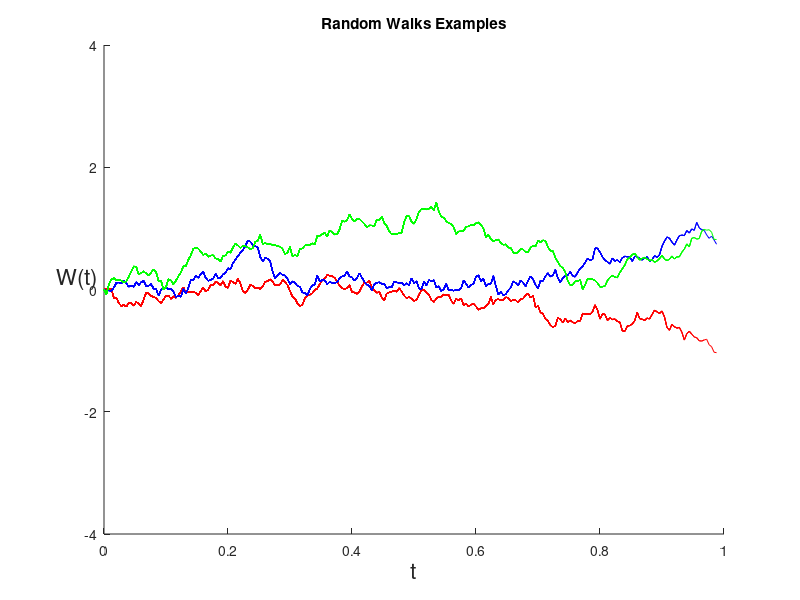

Recreate this plot in MATLAB. (Note: this script raises an error after producing the figure.)
%BPATH Brownian path simulation: 
% Adapted from bpath2.m as given in the paper
%
% Higham., D.,
% An Algorithmic Introduction to Numerical Simulation of Stochastic Differential Equations
% SIAM Review
% Volume 43
% Number 3
% pages 525-546
% 2001
% doi 10.1137/S0036144500378302
% http://dx.doi.org/10.1137/S0036144500378302
%

% Script to generate the path for a Brownian motion and plot it.

%randn('state',100)          % set the state of randn
T=1; N=250; dt=T/N;          % Set up the bounds
skip = 5;                    % Plot every "skip" time steps.
colours = ['r-';'b-';'g-'];   % Define the colours to plot in
timeValues = 0:dt:T;         % Set up the time values

% Set up the plotting window so it looks all nice and proper like.
clf;
axis([0 T -4 4])
xlabel('t','FontSize',16)
ylabel('W(t)','FontSize',16,'Rotation',0)
title('Random Walks Examples')
hold on
clear F;

frameNumber = 1;
for runNumber = 1:size(colours,1),
    
    currentRun = colours(runNumber,:);
    %printf('Printing using colour %s\n',currentRun)
    
    % Generate a sample Brownian motion.
    dW=sqrt(dt)*randn(1,N);     % increments
    W=cumsum(dW);               % cumulative sum

    % Plot it in time.
    for k=2:skip:size(W,2),
        plot(timeValues(1:k+1),[0,W(1:k)],currentRun)   % plot W against t
        drawnow
        F(frameNumber) = getframe(gcf);
        frameNumber = frameNumber + 1;
    end
    
end

%movie(F)

%writerObj = VideoWriter('randomWalk.avi','Uncompressed AVI');
writerObj = VideoWriter('randomWalk.mp4','MPEG-4');
open(writerObj);
writeVideo(writerObj,F)
